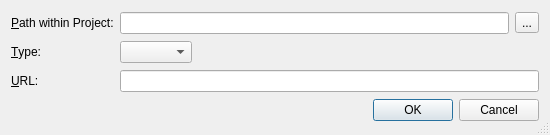
<?xml version="1.0" encoding="UTF-8"?>
<ui version="4.0">
 <class>HgAddSubrepositoryDialog</class>
 <widget class="QDialog" name="HgAddSubrepositoryDialog">
  <property name="geometry">
   <rect>
    <x>0</x>
    <y>0</y>
    <width>550</width>
    <height>135</height>
   </rect>
  </property>
  <property name="windowTitle">
   <string>Add Subrepository</string>
  </property>
  <property name="sizeGripEnabled">
   <bool>true</bool>
  </property>
  <layout class="QGridLayout" name="gridLayout">
   <item row="0" column="0">
    <widget class="QLabel" name="label">
     <property name="text">
      <string>&amp;Path within Project:</string>
     </property>
     <property name="buddy">
      <cstring>pathEdit</cstring>
     </property>
    </widget>
   </item>
   <item row="0" column="1">
    <layout class="QHBoxLayout" name="horizontalLayout">
     <item>
      <widget class="QLineEdit" name="pathEdit">
       <property name="toolTip">
        <string>Enter the path of the subrepository relative to the project</string>
       </property>
      </widget>
     </item>
     <item>
      <widget class="QToolButton" name="pathButton">
       <property name="toolTip">
        <string>Select the path of the subrepository with a directory selection dialog</string>
       </property>
       <property name="text">
        <string notr="true">...</string>
       </property>
      </widget>
     </item>
    </layout>
   </item>
   <item row="1" column="0">
    <widget class="QLabel" name="label_2">
     <property name="text">
      <string>&amp;Type:</string>
     </property>
     <property name="buddy">
      <cstring>typeCombo</cstring>
     </property>
    </widget>
   </item>
   <item row="1" column="1">
    <layout class="QHBoxLayout" name="horizontalLayout_2">
     <item>
      <widget class="QComboBox" name="typeCombo">
       <property name="toolTip">
        <string>Select the type of the subrepository</string>
       </property>
      </widget>
     </item>
     <item>
      <spacer name="horizontalSpacer">
       <property name="orientation">
        <enum>Qt::Horizontal</enum>
       </property>
       <property name="sizeHint" stdset="0">
        <size>
         <width>40</width>
         <height>20</height>
        </size>
       </property>
      </spacer>
     </item>
    </layout>
   </item>
   <item row="2" column="0">
    <widget class="QLabel" name="label_3">
     <property name="text">
      <string>&amp;URL:</string>
     </property>
     <property name="buddy">
      <cstring>urlEdit</cstring>
     </property>
    </widget>
   </item>
   <item row="2" column="1">
    <widget class="QLineEdit" name="urlEdit">
     <property name="toolTip">
      <string>Enter the URL of the subrepository</string>
     </property>
    </widget>
   </item>
   <item row="3" column="0" colspan="2">
    <widget class="QDialogButtonBox" name="buttonBox">
     <property name="orientation">
      <enum>Qt::Horizontal</enum>
     </property>
     <property name="standardButtons">
      <set>QDialogButtonBox::Cancel|QDialogButtonBox::Ok</set>
     </property>
    </widget>
   </item>
  </layout>
 </widget>
 <tabstops>
  <tabstop>pathEdit</tabstop>
  <tabstop>pathButton</tabstop>
  <tabstop>typeCombo</tabstop>
  <tabstop>urlEdit</tabstop>
  <tabstop>buttonBox</tabstop>
 </tabstops>
 <resources/>
 <connections>
  <connection>
   <sender>buttonBox</sender>
   <signal>accepted()</signal>
   <receiver>HgAddSubrepositoryDialog</receiver>
   <slot>accept()</slot>
   <hints>
    <hint type="sourcelabel">
     <x>248</x>
     <y>254</y>
    </hint>
    <hint type="destinationlabel">
     <x>157</x>
     <y>274</y>
    </hint>
   </hints>
  </connection>
  <connection>
   <sender>buttonBox</sender>
   <signal>rejected()</signal>
   <receiver>HgAddSubrepositoryDialog</receiver>
   <slot>reject()</slot>
   <hints>
    <hint type="sourcelabel">
     <x>316</x>
     <y>260</y>
    </hint>
    <hint type="destinationlabel">
     <x>286</x>
     <y>274</y>
    </hint>
   </hints>
  </connection>
 </connections>
</ui>
